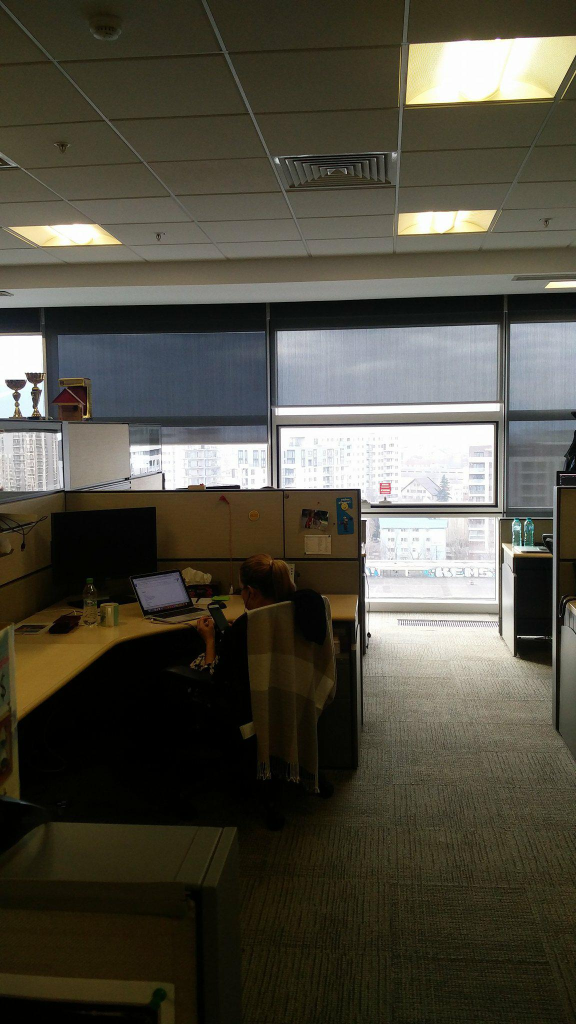
#> input picture panorama-stitching/images/colegLeft.jpg, 1152 x 2048 px (shown at 1/2 size)
$ python -i panorama.py   (imports and definitions only)
#> lines starting #> are read from the running program, lines starting #| are printed output that depends on the picture
# import the necessary packages
import numpy as np
import imutils
import cv2
import random

# [1 line not run here, left out]

class Stitcher:
    def __init__(self):
        # determine if we are using OpenCV v3.X
        self.isv3 = imutils.is_cv3()

    def stitch(self, images, ratio=0.75, reprojThresh=4.0,
               showMatches=False):
        # unpack the images, then detect keypoints and extract
        # local invariant descriptors from them
        (imageB, imageA) = images
        (kpsA, featuresA) = self.detectAndDescribe(imageA)
        (kpsB, featuresB) = self.detectAndDescribe(imageB)

        # match features between the two images
        M = self.matchKeypoints(kpsA, kpsB,
                                featuresA, featuresB, ratio, reprojThresh)

        # if the match is None, then there aren't enough matched
        # keypoints to create a panorama
        if M is None:
            return None

        # otherwise, apply a perspective warp to stitch the images
        # together
        (matches, H, status) = M

        result = cv2.warpPerspective(imageA, H,
                                     (imageA.shape[1] + imageB.shape[1], imageA.shape[0]))

        result[0:imageB.shape[0], 0:imageB.shape[1]] = imageB

        # check to see if the keypoint matches should be visualized
        if showMatches:
            vis = self.drawMatches(imageA, imageB, kpsA, kpsB, matches,
                                   status)

            # return a tuple of the stitched image and the
            # visualization
            return (result, vis)

        # return the stitched image
        return result

    # [152 lines left out: functions detectAndDescribe, computeHomographicMatrix, matchKeypoints, drawMatches, not called in this run]

>>> import cv2
>>> picture = cv2.imread('../images/colegLeft.jpg', cv2.IMREAD_GRAYSCALE)
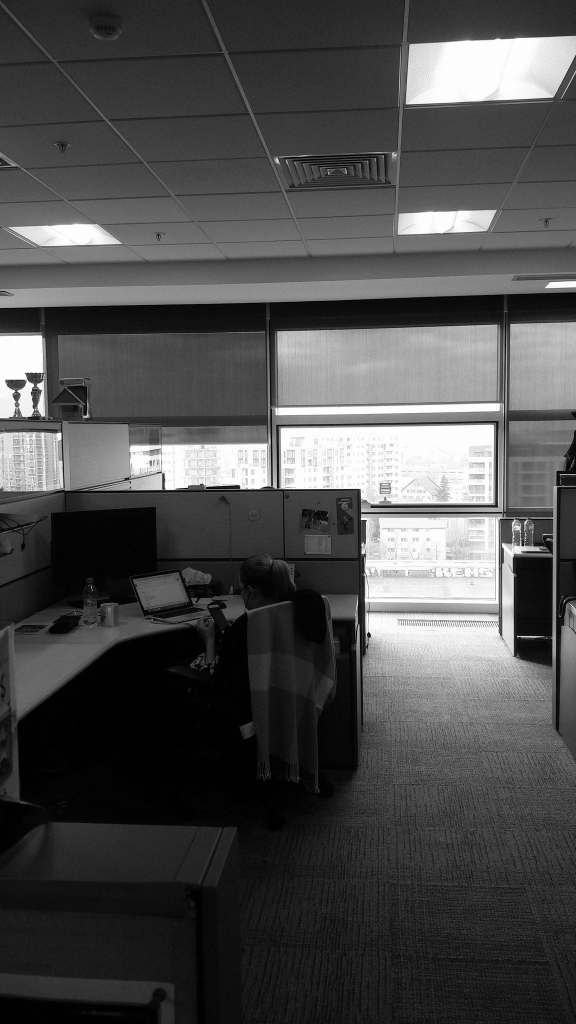
#> picture: shape (2048, 1152) (shown at 1/2 size); min 0, max 255, mean 77.1
>>> result = Stitcher().stitch(picture)
#> (the run stopped early here; a loop or call above may not have finished)

$ run again, on panorama-stitching/images/colegRight.jpg
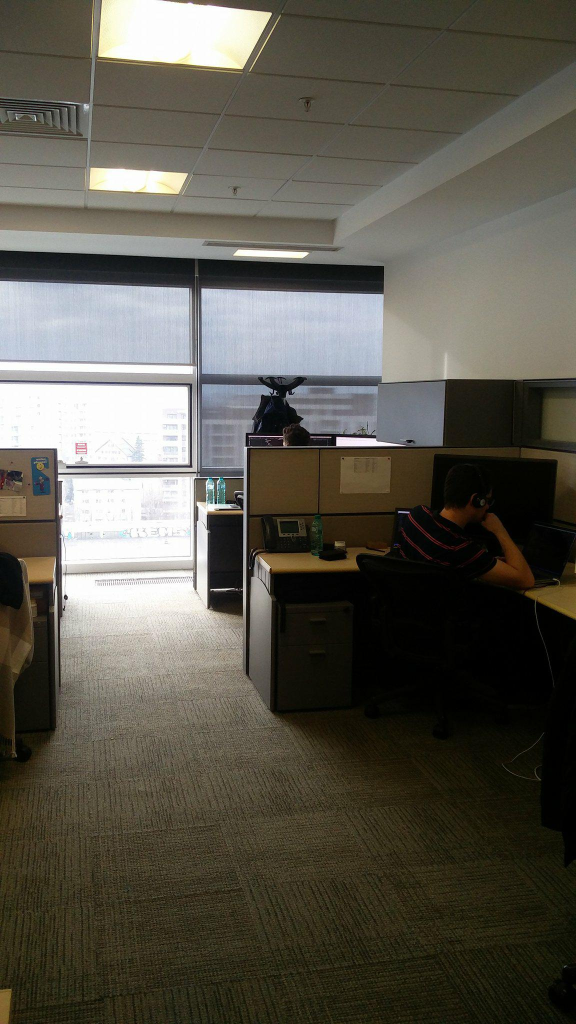
#> input picture panorama-stitching/images/colegRight.jpg, 1152 x 2048 px (shown at 1/2 size)
#> `picture = cv2.imread('../images/colegLeft.jpg', cv2.IMREAD_GRAYSCALE)`:
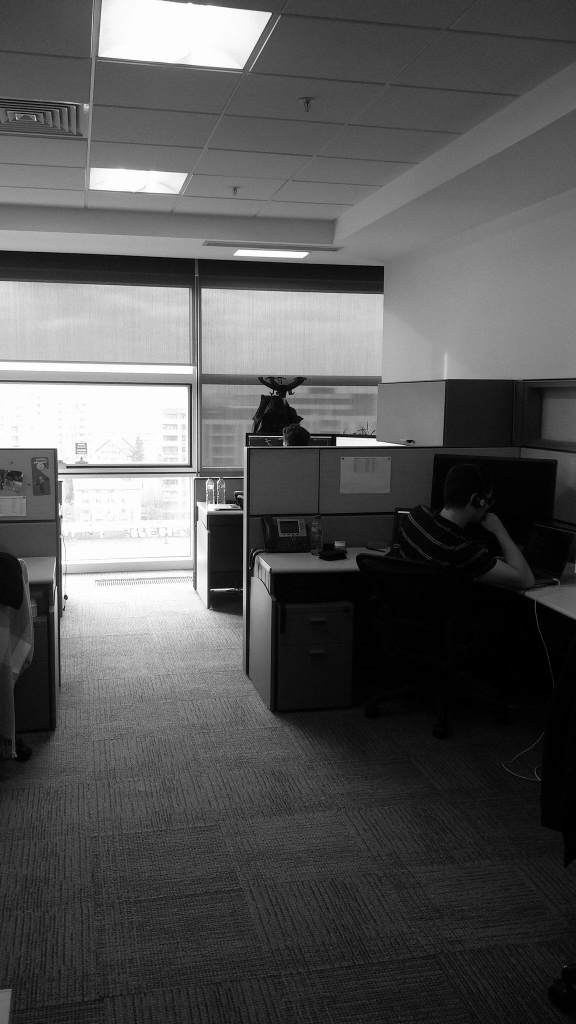
#> picture: shape (2048, 1152) (shown at 1/2 size); min 0, max 255, mean 87.2

$ run again, on panorama-stitching/images/image1.jpg
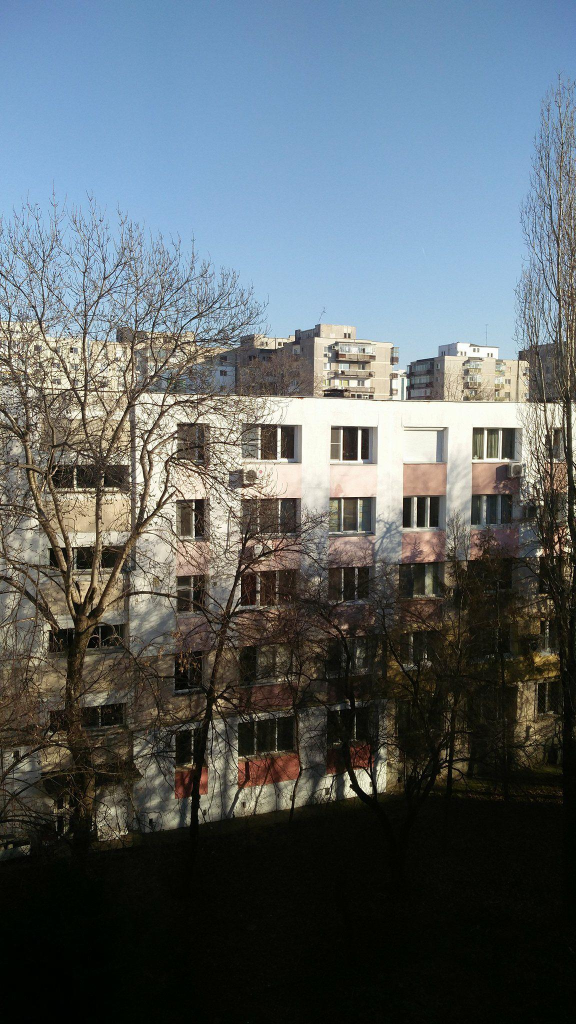
#> input picture panorama-stitching/images/image1.jpg, 1152 x 2048 px (shown at 1/2 size)
#> `picture = cv2.imread('../images/colegLeft.jpg', cv2.IMREAD_GRAYSCALE)`:
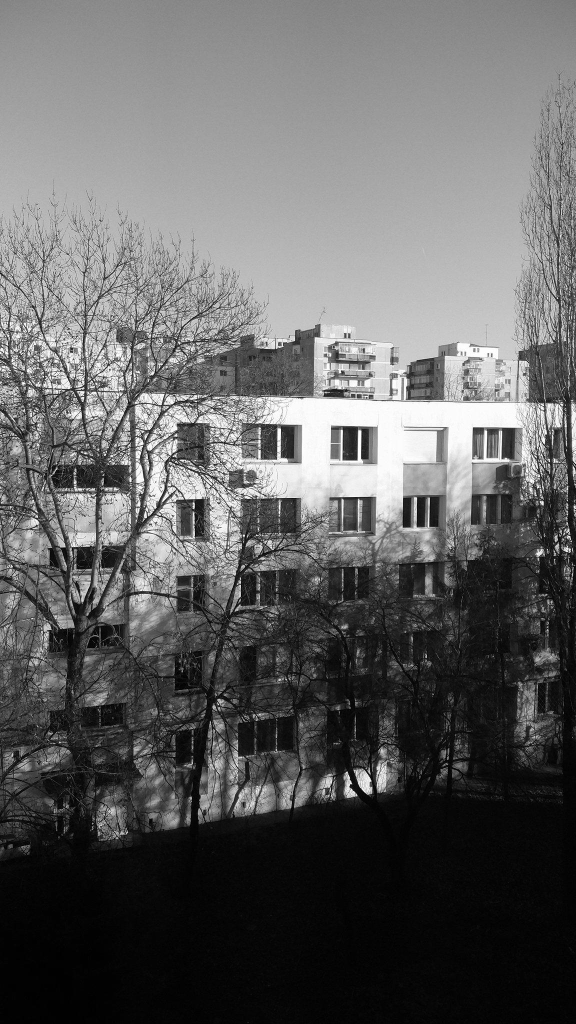
#> picture: shape (2048, 1152) (shown at 1/2 size); min 0, max 255, mean 98.5

$ run again, on panorama-stitching/images/image2.jpg
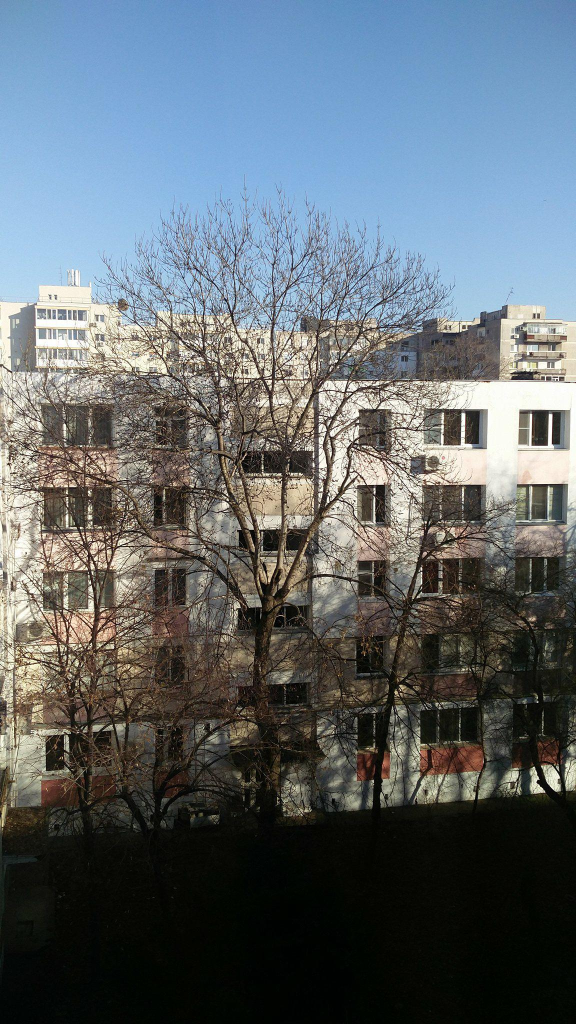
#> input picture panorama-stitching/images/image2.jpg, 1152 x 2048 px (shown at 1/2 size)
#> `picture = cv2.imread('../images/colegLeft.jpg', cv2.IMREAD_GRAYSCALE)`:
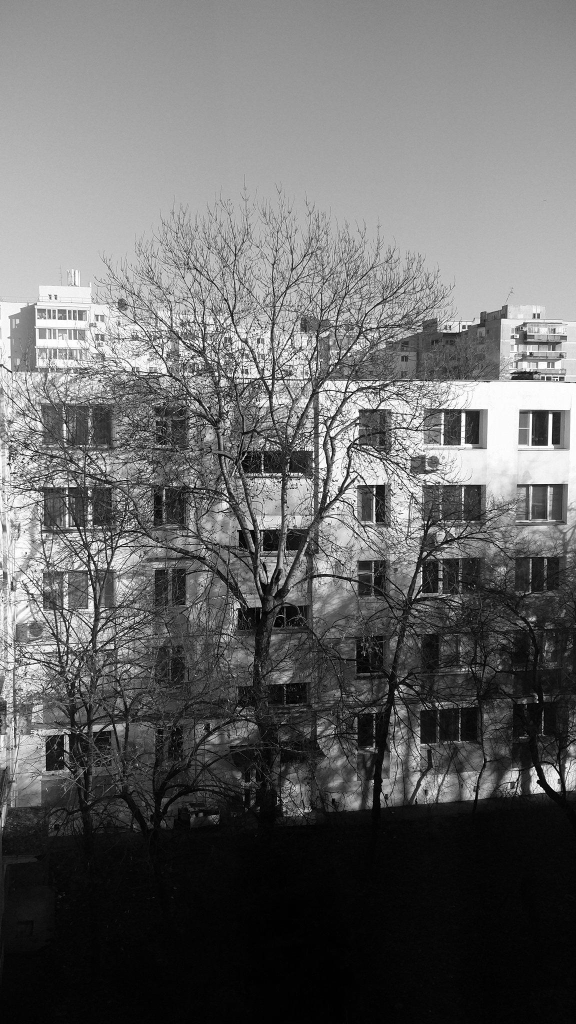
#> picture: shape (2048, 1152) (shown at 1/2 size); min 0, max 255, mean 103.1
